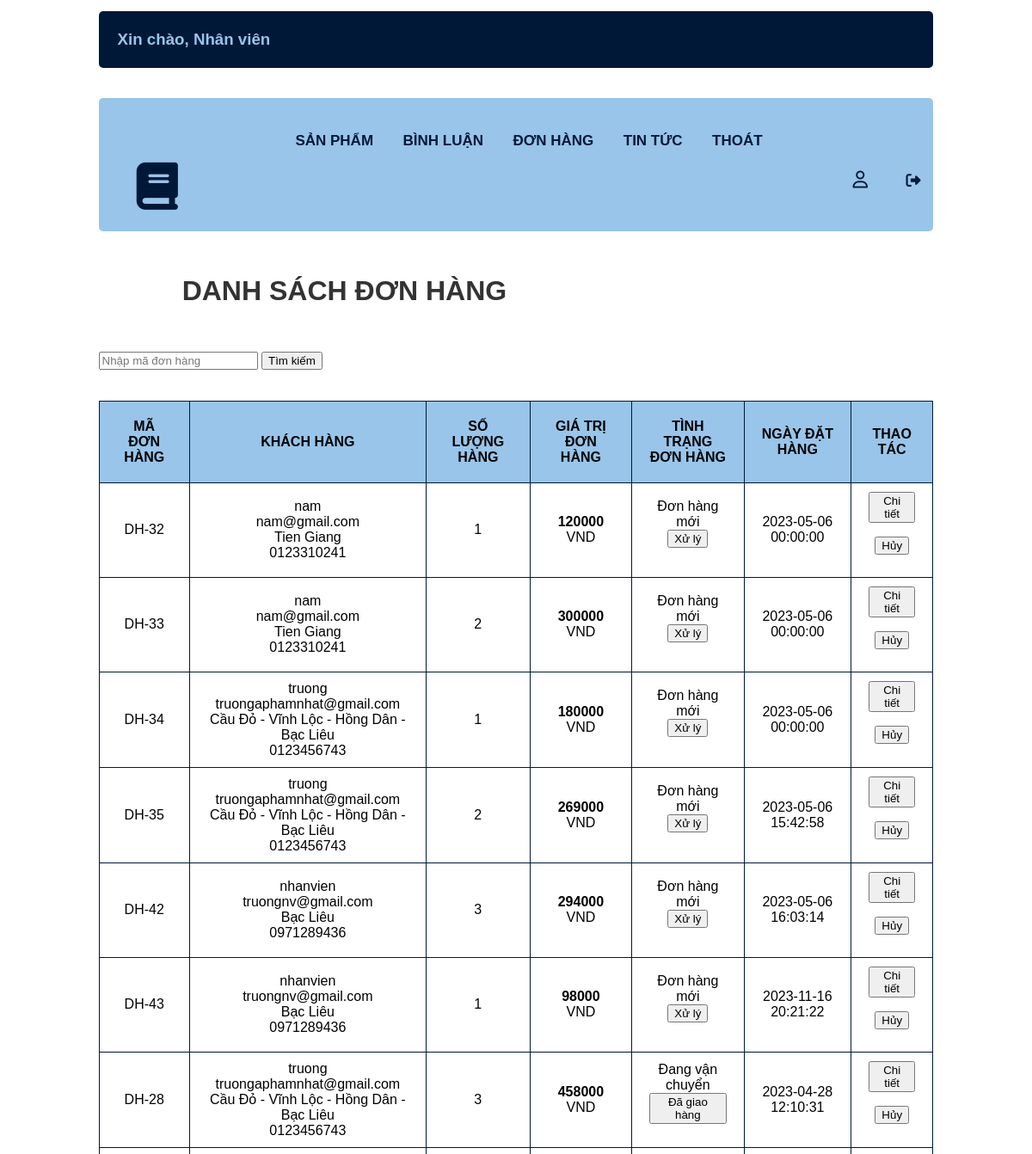
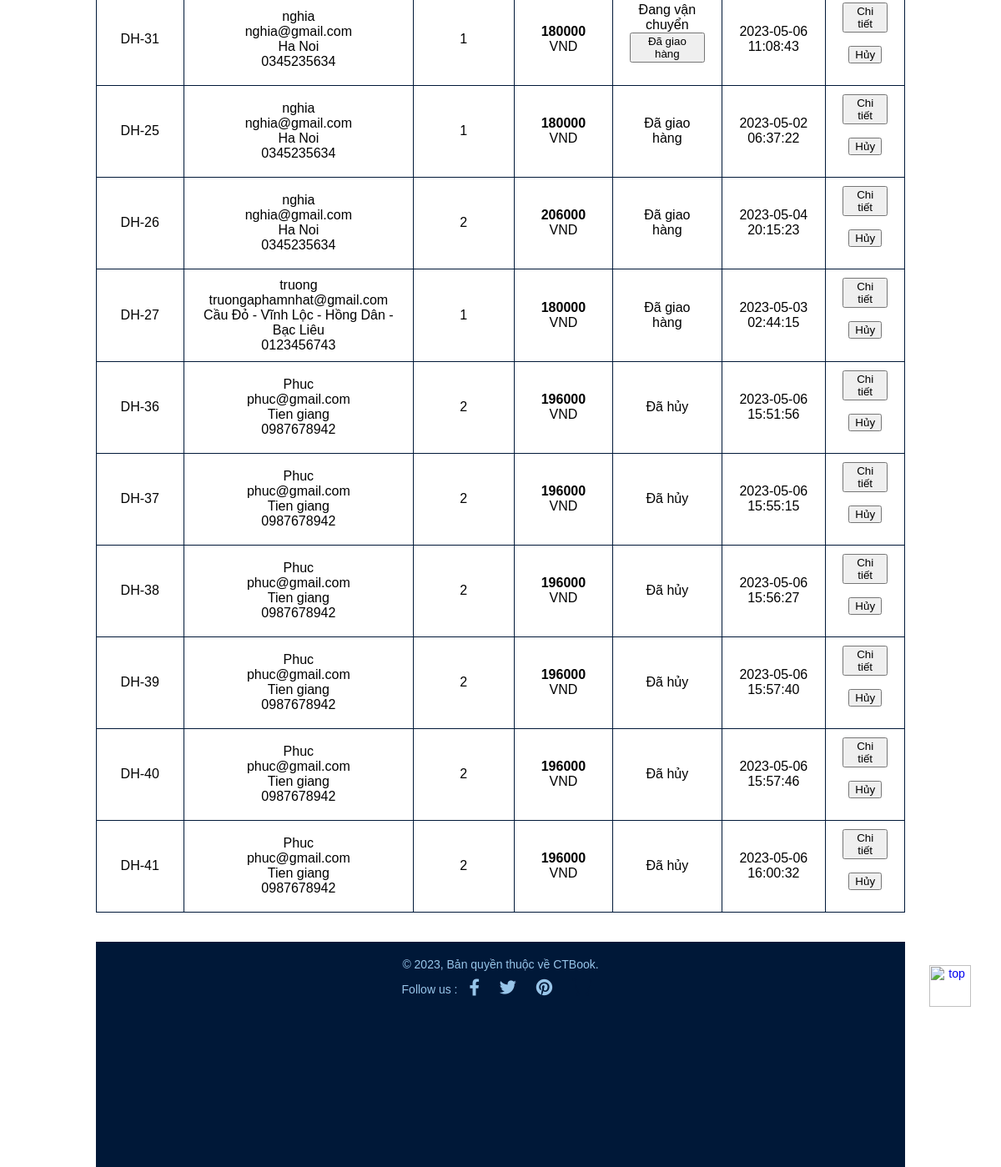
Screenshot of /nhanvien/index.php?act=listbill with the database file from the repository (2 pictures, top to bottom).
### tables this page shows
CREATE TABLE `bill` (
  `id` int(10) NOT NULL,
  `iduser` int(10) DEFAULT 0,
  `bill_name` varchar(255) NOT NULL,
  `bill_address` varchar(255) NOT NULL,
  `bill_tel` varchar(50) NOT NULL,
  `bill_email` varchar(100) NOT NULL,
  `bill_pttt` tinyint(1) NOT NULL DEFAULT 1 COMMENT '1. Thanh toán khi nhận hàng.\r\n2. Chuyển khoản.\r\n3. Thanh toán online.',
  `ngaydathang` datetime DEFAULT NULL,
  `total` double(10,0) NOT NULL,
  `bill_status` tinyint(1) NOT NULL DEFAULT 0 COMMENT '0. Đơn hàng mới\r\n1. Đang xử lý\r\n2. Đang giao hàng\r\n3. Đã giao hàng',
  `receive_name` varchar(255) DEFAULT NULL,
  `receive_address` varchar(255) DEFAULT NULL,
  `receive_tel` varchar(50) DEFAULT NULL
);

### model/pdo.php (called while the page is built, shortened)
<?php
function pdo_get_connection(){
    $dburl= "mysql:host=localhost;dbname=shop;charset=utf8";
    $username= 'root';
    $password= '';
    $conn= new PDO($dburl, $username, $password);
    $conn->setAttribute(PDO::ATTR_ERRMODE, PDO::ERRMODE_EXCEPTION);
    return $conn;
}
 function pdo_query($sql){
    $sql_args= array_slice(func_get_args(), 1);
    try {
        $conn= pdo_get_connection();
        $stmt= $conn->prepare($sql);
        $stmt->execute($sql_args);
        $rows= $stmt->fetchAll();
        return $rows;
    } catch (PDOException $e) {
        throw $e;
    }
    finally{
        unset($conn);
    }
 }
?>

### model/cart.php (called while the page is built, shortened)
<?php
function loadall_cart_count($idbill){
    $sql= "select * from cart where idbill=".$idbill;
    $bill= pdo_query($sql);
    return sizeof($bill);
}
function loadall_bill_admin($kyw="", $iduser=0){
    $sql= "select * from bill where 1";
    $sql.=" order by bill_status asc";
    $listbill= pdo_query($sql);
    return $listbill;
}
function get_ttdh($n){
    switch ($n) {
        case '0':
            $tt = "Đơn hàng mới";
            break;
        case '2':
            $tt = "Đang vận chuyển";
            break;
        case '3':
            $tt = "Đã giao hàng";
            break;
        case '4':
            $tt = "Đã hủy";
            break;
    }
    return $tt;
}
?>

### nhanvien/bill/listbill.php (the view, shortened to what this page needs)
<div class="boxcenter">
    <div class="row">
        <div class="row frmtitle mb">
            <h1>DANH SÁCH ĐƠN HÀNG</h1>
        </div>
        <form action="index.php?act=listbill" method="post">
            <input type="text" name="kyw" placeholder="Nhập mã đơn hàng">
            <input type="submit" name="listok" value="Tìm kiếm">
        </form>
        <div class="row frmcontent">
            <div class="row frmdsloai">
                <table>
                    <tr>
                        <th>MÃ ĐƠN HÀNG</th>
                        <th>KHÁCH HÀNG</th>
                        <th>SỐ LƯỢNG HÀNG</th>
                        <th>GIÁ TRỊ ĐƠN HÀNG</th>
                        <th>TÌNH TRẠNG ĐƠN HÀNG</th>
                        <th>NGÀY ĐẶT HÀNG</th>
                        <th>THAO TÁC</th>
                    </tr>
                    <?php
                        foreach ($listbill as $bill){
                            extract($bill);
                            $kh=$bill["bill_name"].'
                            <br> '.$bill["bill_email"].'
                            <br> '.$bill["bill_address"].'
                            <br> '.$bill["bill_tel"];
                            $ttdh=get_ttdh($bill["bill_status"]);
                            $countsp=loadall_cart_count($bill["id"]);
                            echo '<tr>';
                            echo '        <td>DH-'.$bill['id'].'</td>';
                            echo '        <td>'.$kh.'</td>';
                            echo '        <td>'.$countsp.'</td>';
                            echo '        <td><strong>'.$bill["total"].'</strong> VND</td>';
                                    if($bill["bill_status"]==0){
                                            echo'   <td>'.$ttdh.'
                                            <form method="POST">
                                            <input type="hidden" name="id" value='.$bill["id"].'>
                                            <button type="submit" name="tt0" value="tt0">
                                                Xử lý
                                            </button>
                                            </form></td>';
                                        }
                                    if($bill["bill_status"]==2){
                                            echo'   <td>'.$ttdh.'
                                            <form method="POST">
                                            <input type="hidden" name="id" value='.$bill["id"].'>
                                            <button type="submit" name="tt2" value="tt2">
                                                Đã giao hàng
                                            </button>
                                            </form></td>';
                                        }
                                    if($bill["bill_status"]==3 || $bill["bill_status"]==4){
                                            echo'   <td>'.$ttdh.' </td>';
                                        }
                            echo'<td>'.$bill["ngaydathang"].'</td>';
                            echo'<td>
                                <form action="index.php?act=chitietdonhang" method="POST" >
                                    <input type="hidden" name="id" value='.$bill["id"].'>
                                    <button type="submit" class="btn btn-info mr-3" name="view" value="View">
                                            Chi tiết
                                    </button>
                                </form>
                                <form method="POST" >
                                    <input type="hidden" name="id" value='.$bill["id"].'>
                                    <button type="submit"  name="cancel" value="cancel">
                                        Hủy
                                    </button>
                                </form>
                            </td>';
                            echo'    </tr>';
                        }
                    ?>
                </table>
            </div>
        </div>
    </div>
</div>

### css/style.css (style rules this page uses)
* { box-sizing: border-box; font-family: sans-serif; }
.boxcenter { width: 82%; margin: 0 auto; }
.row { float: left; width: 100%; }
.mb { margin-bottom: 30px; }
.frmcontent { padding: 20px 0px; text-align: center; font-size: 20px; }
.frmtitle > h1 { margin-left: 10%; color: #333; }
.frmdsloai table { width: 100%; padding: 0 100px; text-align: center; border-collapse: collapse; border: #001838; }
.frmdsloai table th { padding: 20px; background-color: #98C5E9; border: 1px #001838 solid; }
.frmdsloai table td { padding: 10px 20px; border: 1px #001838 solid; }
.btn { text-align: center; }

### rows the page displays
bill: id "32", bill_name "nam", bill_email "nam@gmail.com", bill_address "Tien Giang", bill_tel "0123310241", countsp "1", total "120000", bill_status "Đơn hàng mới", ngaydathang "2023-05-06 00:00:00"
bill: id "33", bill_name "nam", bill_email "nam@gmail.com", bill_address "Tien Giang", bill_tel "0123310241", countsp "2", total "300000", bill_status "Đơn hàng mới", ngaydathang "2023-05-06 00:00:00"
bill: id "34", bill_name "truong", bill_email "truongaphamnhat@gmail.com", bill_address "Cầu Đỏ - Vĩnh Lộc - Hồng Dân - Bạc Liêu", bill_tel "0123456743", countsp "1", total "180000", bill_status "Đơn hàng mới", ngaydathang "2023-05-06 00:00:00"
bill: id "35", bill_name "truong", bill_email "truongaphamnhat@gmail.com", bill_address "Cầu Đỏ - Vĩnh Lộc - Hồng Dân - Bạc Liêu", bill_tel "0123456743", countsp "2", total "269000", bill_status "Đơn hàng mới", ngaydathang "2023-05-06 15:42:58"
bill: id "42", bill_name "nhanvien", bill_email "truongnv@gmail.com", bill_address "Bạc Liêu", bill_tel "0971289436", countsp "3", total "294000", bill_status "Đơn hàng mới", ngaydathang "2023-05-06 16:03:14"
bill: id "43", bill_name "nhanvien", bill_email "truongnv@gmail.com", bill_address "Bạc Liêu", bill_tel "0971289436", countsp "1", total "98000", bill_status "Đơn hàng mới", ngaydathang "2023-11-16 20:21:22"
bill: id "28", bill_name "truong", bill_email "truongaphamnhat@gmail.com", bill_address "Cầu Đỏ - Vĩnh Lộc - Hồng Dân - Bạc Liêu", bill_tel "0123456743", countsp "3", total "458000", bill_status "Đang vận chuyển", ngaydathang "2023-04-28 12:10:31"
bill: id "31", bill_name "nghia", bill_email "nghia@gmail.com", bill_address "Ha Noi", bill_tel "0345235634", countsp "1", total "180000", bill_status "Đang vận chuyển", ngaydathang "2023-05-06 11:08:43"
bill: id "25", bill_name "nghia", bill_email "nghia@gmail.com", bill_address "Ha Noi", bill_tel "0345235634", countsp "1", total "180000", bill_status "Đã giao hàng", ngaydathang "2023-05-02 06:37:22"
bill: id "26", bill_name "nghia", bill_email "nghia@gmail.com", bill_address "Ha Noi", bill_tel "0345235634", countsp "2", total "206000", bill_status "Đã giao hàng", ngaydathang "2023-05-04 20:15:23"
bill: id "27", bill_name "truong", bill_email "truongaphamnhat@gmail.com", bill_address "Cầu Đỏ - Vĩnh Lộc - Hồng Dân - Bạc Liêu", bill_tel "0123456743", countsp "1", total "180000", bill_status "Đã giao hàng", ngaydathang "2023-05-03 02:44:15"
bill: id "36", bill_name "Phuc", bill_email "phuc@gmail.com", bill_address "Tien giang", bill_tel "0987678942", countsp "2", total "196000", bill_status "Đã hủy", ngaydathang "2023-05-06 15:51:56"
bill: id "37", bill_name "Phuc", bill_email "phuc@gmail.com", bill_address "Tien giang", bill_tel "0987678942", countsp "2", total "196000", bill_status "Đã hủy", ngaydathang "2023-05-06 15:55:15"
bill: id "38", bill_name "Phuc", bill_email "phuc@gmail.com", bill_address "Tien giang", bill_tel "0987678942", countsp "2", total "196000", bill_status "Đã hủy", ngaydathang "2023-05-06 15:56:27"
bill: id "39", bill_name "Phuc", bill_email "phuc@gmail.com", bill_address "Tien giang", bill_tel "0987678942", countsp "2", total "196000", bill_status "Đã hủy", ngaydathang "2023-05-06 15:57:40"
bill: id "40", bill_name "Phuc", bill_email "phuc@gmail.com", bill_address "Tien giang", bill_tel "0987678942", countsp "2", total "196000", bill_status "Đã hủy", ngaydathang "2023-05-06 15:57:46"
bill: id "41", bill_name "Phuc", bill_email "phuc@gmail.com", bill_address "Tien giang", bill_tel "0987678942", countsp "2", total "196000", bill_status "Đã hủy", ngaydathang "2023-05-06 16:00:32"
